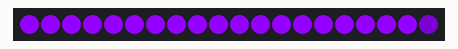
Recording of a sketch running on a simulated STM32 Black Pill. Parts: 20 RGB LEDs in strip order, left to right.

Above: at 0.15 s.
At 4.58 s:
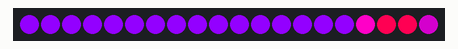
At 9.33 s:
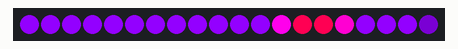
At 19.77 s:
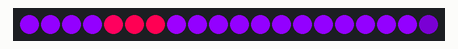
At 30.52 s:
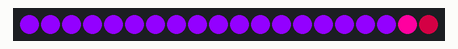
At 39.7 s:
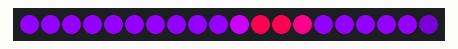

The sketch:

neopixel_stair_20.ino
```cpp
#include <Adafruit_NeoPixel.h>

// WeAct BlackPill STM32F401CCU6 / STM32duino 2.9.0
constexpr uint32_t DATA_PIN = PA8;
constexpr uint16_t PIXEL_COUNT = 20;

// Einzelpixel-Helligkeiten: Die letzte LED der Kette sitzt ohne Spacer direkt
// unter dem Diffusor und bleibt deshalb auf der bisherigen Helligkeit.
constexpr uint8_t NORMAL_BRIGHTNESS = 255; // 100 %
constexpr uint8_t LAST_BRIGHTNESS = 128;   // ca. 50 %

Adafruit_NeoPixel pixels(PIXEL_COUNT, DATA_PIN, NEO_GRB + NEO_KHZ800);

// Die Kette verlaeuft physisch von oben nach unten:
// Pixel 0 = oberste Stufe, Pixel PIXEL_COUNT - 1 = unterste Stufe.
uint16_t pixelForStep(uint16_t stepFromBottom) {
  return PIXEL_COUNT - 1 - stepFromBottom;
}

constexpr uint16_t THEME_A_BASE_HUE = 50000;   // Kraeftiges Lila
constexpr uint16_t THEME_A_RUNNER_HUE = 62000; // Warmes Neonrot/Pink
constexpr uint16_t THEME_B_BASE_HUE = 43690;   // Blau
constexpr uint16_t THEME_B_RUNNER_HUE = 32768; // Cyan
constexpr uint16_t THEME_C_BASE_HUE = 65000;   // Tiefes Crimson
constexpr uint16_t THEME_C_RUNNER_HUE = 7000;  // Amber/Gold

int32_t shortestHueDelta(uint16_t from, uint16_t to) {
  int32_t delta = static_cast<int32_t>(to) - from;
  if (delta > 32767) {
    delta -= 65536;
  } else if (delta < -32768) {
    delta += 65536;
  }
  return delta;
}

uint16_t interpolateHueByDelta(uint16_t from, int32_t delta, uint8_t amount) {
  return static_cast<uint16_t>(
      static_cast<int32_t>(from) + delta * amount / 255);
}

uint16_t interpolateHueShortest(uint16_t from, uint16_t to, uint8_t amount) {
  return interpolateHueByDelta(from, shortestHueDelta(from, to), amount);
}

uint32_t blendedColor(uint16_t baseHue, uint16_t runnerHue,
                      uint8_t runnerStrength, uint8_t brightness) {
  // Auch innerhalb eines Schemas im HSV-Farbraum ueberblenden. So bleiben
  // die Farben satt und erzeugen keine schmutzigen RGB-Mischfarben.
  const uint16_t hue =
      interpolateHueShortest(baseHue, runnerHue, runnerStrength);
  return pixels.ColorHSV(hue, 255, brightness);
}

void setup() {
  pixels.begin();
  pixels.setBrightness(255); // Helligkeit wird gezielt pro Pixel gesetzt.
  pixels.clear();
  pixels.show();
}

void loop() {
  // Q8-Position: 256 Einheiten entsprechen exakt einer Stufe. Der Runner ist
  // 3 Stufen breit. Seine Intensitaet pro LED ergibt sich aus der
  // Ueberdeckung mit der jeweiligen Stufe; dadurch faden die Randstufen weich,
  // waehrend die effektive Gesamtbreite exakt 3 Stufen bleibt.
  static uint16_t runnerPosition = 0;
  static uint8_t themeCycle = 0;
  constexpr uint16_t UNITS_PER_STEP = 256;
  constexpr uint16_t RUNNER_WIDTH = 3 * UNITS_PER_STEP;
  constexpr uint16_t RUNNER_HALF_WIDTH = RUNNER_WIDTH / 2;
  constexpr int32_t RUNNER_START =
      -static_cast<int32_t>(RUNNER_HALF_WIDTH) - UNITS_PER_STEP / 2;
  constexpr uint16_t TRAVEL_LENGTH =
      PIXEL_COUNT * UNITS_PER_STEP + RUNNER_WIDTH;
  const int32_t runnerQ8 = RUNNER_START + runnerPosition;

  // 12 Laeufe bilden einen vollstaendigen Themenzyklus. Jedes Schema bleibt
  // drei Laeufe stabil. Im jeweils vierten Lauf traegt der Runner das neue
  // Schema von unten nach oben: Vor ihm bleibt die alte Grundfarbe erhalten,
  // hinter ihm bleibt die neue Grundfarbe stehen.
  bool wipeActive = false;
  uint16_t baseHueFrom;
  uint16_t baseHueTo;
  uint16_t runnerHue;
  if (themeCycle < 3) {
    baseHueFrom = THEME_A_BASE_HUE;
    baseHueTo = THEME_A_BASE_HUE;
    runnerHue = THEME_A_RUNNER_HUE;
  } else if (themeCycle == 3) {
    wipeActive = true;
    baseHueFrom = THEME_A_BASE_HUE;
    baseHueTo = THEME_B_BASE_HUE;
    runnerHue = THEME_B_RUNNER_HUE;
  } else if (themeCycle < 7) {
    baseHueFrom = THEME_B_BASE_HUE;
    baseHueTo = THEME_B_BASE_HUE;
    runnerHue = THEME_B_RUNNER_HUE;
  } else if (themeCycle == 7) {
    wipeActive = true;
    baseHueFrom = THEME_B_BASE_HUE;
    baseHueTo = THEME_C_BASE_HUE;
    runnerHue = THEME_C_RUNNER_HUE;
  } else if (themeCycle < 11) {
    baseHueFrom = THEME_C_BASE_HUE;
    baseHueTo = THEME_C_BASE_HUE;
    runnerHue = THEME_C_RUNNER_HUE;
  } else {
    wipeActive = true;
    baseHueFrom = THEME_C_BASE_HUE;
    baseHueTo = THEME_A_BASE_HUE;
    runnerHue = THEME_A_RUNNER_HUE;
  }

  // Alle Stufen tragen dauerhaft die aktuelle Grundfarbe. Der 3 Stufen
  // breite Akzent wandert hoch und fadet an seinen beiden Kanten weich.
  for (uint16_t step = 0; step < PIXEL_COUNT; ++step) {
    const int32_t stepQ8 = static_cast<int32_t>(step) * UNITS_PER_STEP;
    const int32_t runnerLeft = runnerQ8 - RUNNER_HALF_WIDTH;
    const int32_t runnerRight = runnerQ8 + RUNNER_HALF_WIDTH;
    const int32_t stepLeft = stepQ8 - UNITS_PER_STEP / 2;
    const int32_t stepRight = stepQ8 + UNITS_PER_STEP / 2;
    const int32_t overlapLeft = runnerLeft > stepLeft ? runnerLeft : stepLeft;
    const int32_t overlapRight = runnerRight < stepRight ? runnerRight : stepRight;
    const int32_t overlap = overlapRight > overlapLeft
                                ? overlapRight - overlapLeft
                                : 0;
    const uint8_t strength = static_cast<uint8_t>(
        overlap >= UNITS_PER_STEP ? 255 : overlap * 255 / UNITS_PER_STEP);

    uint8_t wipeAmount = 0;
    if (wipeActive) {
      const int32_t passedDistance = runnerQ8 - stepQ8;
      if (passedDistance >= static_cast<int32_t>(RUNNER_HALF_WIDTH)) {
        wipeAmount = 255;
      } else if (passedDistance > -static_cast<int32_t>(RUNNER_HALF_WIDTH)) {
        wipeAmount = static_cast<uint8_t>(
            (passedDistance + RUNNER_HALF_WIDTH) * 255 / RUNNER_WIDTH);
      }
    }
    const uint16_t baseHue = interpolateHueShortest(
        baseHueFrom, baseHueTo, wipeAmount);

    const uint16_t physicalPixel = pixelForStep(step);
    const uint8_t brightness =
        physicalPixel == PIXEL_COUNT - 1 ? LAST_BRIGHTNESS : NORMAL_BRIGHTNESS;
    pixels.setPixelColor(
        physicalPixel, blendedColor(baseHue, runnerHue, strength, brightness));
  }

  pixels.show();
  runnerPosition += 6;
  if (runnerPosition >= TRAVEL_LENGTH) {
    runnerPosition -= TRAVEL_LENGTH;
    themeCycle = (themeCycle + 1) % 12;
  }
  delay(28);  // Knapp 1,2 Sekunden pro Stufe; Laufgeschwindigkeit bleibt konstant.
}
```
